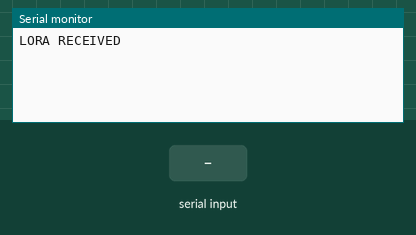
This sketch was run on a simulated ESP32. Parts: the last lines printed to the serial monitor. The test bench sets the inputs (shaded band).

Above: at 1.2 s.
1.3 s: "1" received over the second serial link
At 2.9 s:
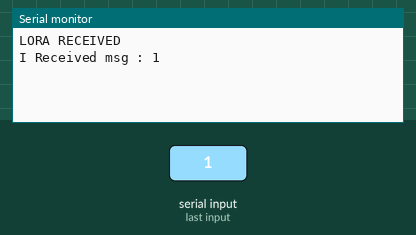
3.8 s: "0" received over the second serial link
At 5.2 s:
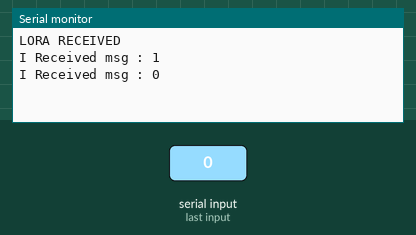
5.3 s: "2" received over the second serial link
At 7.2 s:
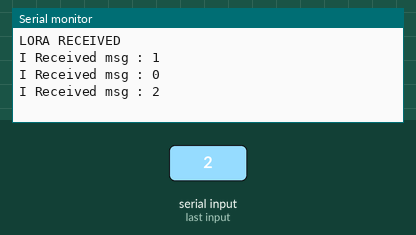

Measured:
- after the input at 1.3 s, the serial monitor: prints a new line after 1.0 s (image 1)
- after the input at 3.8 s, the serial monitor: prints a new line after 1.0 s (image 2)
- after the input at 5.3 s, the serial monitor: prints a new line after 1.0 s (image 3)

The sketch:

KLS3-13.ino
```cpp
// Receiver code
/*
WIRING ESP32  -  EbyteE32
GPIO   16 RX      TX
       17 TX      RX
       M0         Gnd
       M1         Gnd
       Vcc        3.3v
*/
#include <SoftwareSerial.h>

SoftwareSerial loraSerial(21,22); // TX, RX
void setup() {
  // put your setup code here, to run once:
  Serial.begin(9600);
  loraSerial.begin(9600);
  Serial.println("LORA RECEIVED");
}

void loop() {
  // put your main code here, to run repeatedly:
  if(loraSerial.available()>0){
    String input = loraSerial.readString();
    Serial.print("I Received msg : ");
    Serial.println(input);
  }

}
```
